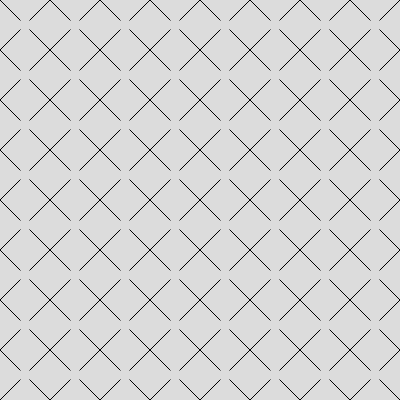
Frame 1 (no input)
Frame 60 (no input): identical to frame 1, image omitted
Frame 120 (the mouse pressed at the canvas centre since frame 60): identical to frame 1, image omitted

The p5.js sketch that drew this single still picture (run headless with seeded random() and noise() and a simulated clock; from frame 60 on, the mouse is pressed at the canvas centre):

// p5.js sketch
// ── sketch.js
function setup() { 
  createCanvas(400, 400);
} 

function draw() { 
  background(220);
  var a = 20;
  for (var x = 0; x<=width; x += 50) {
    for (var y = 0; y <= height; y+=50) {
      line(x-a, y+a, x+a, y-a);
      line(x+a, y+a, x-a, y-a);
     // line(x, 0, x, height);
			//line(0, y, width, y);
      line(x-a, y+a, x+a, y-a);
      line(x+a, y+a, x-a, y-a);
    }
  }
}
